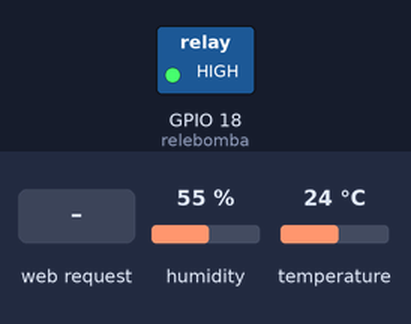
The sketch below on a simulated ESP32. Parts: switched loads named in the sketch (green lamp = pin HIGH). The test bench sets the inputs (shaded band); at power-on: humidity 55 %, temperature 24 °C. What the sketch prints to the serial monitor is not drawn.

Above: at 1.2 s.
1.3 s: HTTP request GET /18/on received
At 2.8 s:
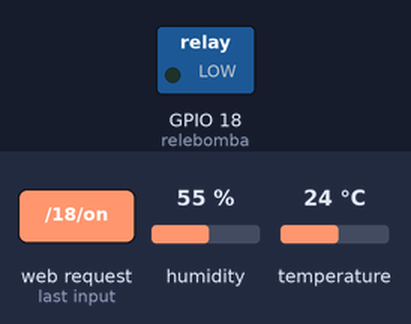
5.8 s: HTTP request GET /18/off received
At 6.1 s:
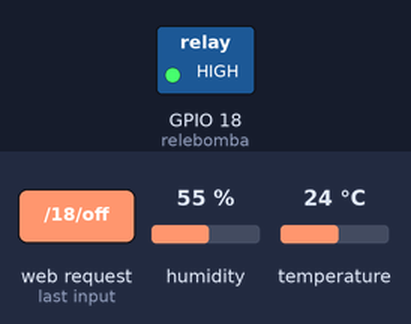
Timing chart, 0 to 8.8 s (numbered marks = the images above; inputs shaded):
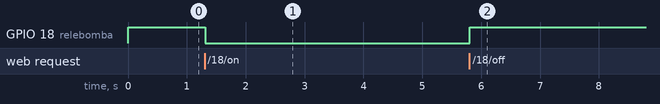

Measured:
- after the input at 1.3 s, GPIO 18 (relebomba): HIGH → LOW at once
- after the input at 5.8 s, GPIO 18 (relebomba): LOW → HIGH at once

The sketch:

devc1b.ino
```cpp
#include <WiFi.h>
#include <DHT.h>

const char* ssid = "MTD01-AP";
const char* pass = "username";

WiFiServer server(80);
String httpRequestHeader;

String output18State = "off";  // off = high
const int relebomba = 18;

#define DHTPIN 4
#define DHTTYPE DHT11

DHT dht(DHTPIN,DHTTYPE);

void setup() {
  Serial.begin(115200);
  Serial.print("Setting Bomba pin...");
  pinMode(relebomba, OUTPUT);
  digitalWrite(relebomba, HIGH);
  Serial.print("Setting DHT...");
  dht.begin();
  Serial.println("Setting AP (Access Point)");
  WiFi.softAP(ssid,pass);
  IPAddress IP = WiFi.softAPIP();
  Serial.println("AP IP address: ");
  Serial.print(IP);
  server.begin();
}

void loop() {
  WiFiClient client = server.available();
  float h = dht.readHumidity();
  float t = dht.readTemperature();

  if(isnan(h) || isnan(t)){
    Serial.println(F("Failed to read from dht sensor"));
    return;
  }

  Serial.print("Humidity: ");
  Serial.print(h);
  Serial.print("%  Temperature: ");
  Serial.print(t);

  if(client){
    Serial.println("New Client.");
    String currentLine = "";
    while (client.connected()) {
      if (client.available()) {
        char c = client.read();
        Serial.write(c);
        httpRequestHeader += c;
        if(c == '\n'){
          if(currentLine.length() == 0){
            client.println("HTTP/1.1 200 OK");
            client.println("Content-type:text/html");
            client.println("Connection: close");
            client.println();

            // Switch WaterPump State
	          if(httpRequestHeader.indexOf("GET /18/on") >= 0){
              Serial.println("GPIO 18 on");
              output18State = "on";
              digitalWrite(relebomba, LOW);
            }else if(httpRequestHeader.indexOf("GET /18/off") >= 0){
              Serial.println("GPIO 18 off");
              output18State = "off";
              digitalWrite(relebomba, HIGH);
            }

            // Display the HTML web page
            client.println("<!DOCTYPE html><html>");
            // <head>
            client.println("<head><meta name=\"viewport\" content=\"width=device-width, initial-scale=1\">");
            client.println("<link rel=\"icon\" href=\"data:,\">");
            client.println("<style>html { font-family: Helvetica; display: inline-block; margin: 0px auto; text-align: center;}");
            client.println(".button { background-color: #4CAF50; border: none; color: white; padding: 16px 40px;");
            client.println("text-decoration: none; font-size: 30px; margin: 2px; cursor: pointer;}");
            client.println(".button2 {background-color: #555555;}</style></head>");
            // <body>
            client.println("<body><h1>MTD-01</h1>");
            client.println("<hr></hr>");
            client.println("<h4>Water Pump</h4>");
            //client.println("<p>GPIO 18 - State " + output18State + "</p>");
            if (output18State=="off") {
              client.println("<p><a href=\"/18/on\"><button class=\"button\">ON</button></a></p>");
            } else {
              client.println("<p><a href=\"/18/off\"><button class=\"button button2\">OFF</button></a></p>");
            }
            client.println("<hr></hr>");
            client.println("<h4>DHT</h4>");
            client.println("<p>Temperature --> " + String(t) + " C</p>");
            client.println("<p>Humidity ----->" + String(h) + " %</p>");
            // </body>
            client.println("</body></html>");
            client.println();
            break;
          } else {
            currentLine = "";
          }
        } else if (c != '\r') {
          currentLine += c;
        }
      }
    }
    httpRequestHeader = "";
    client.stop();
    Serial.println("Client disconnected.");
    Serial.println("");
  }
}
```
